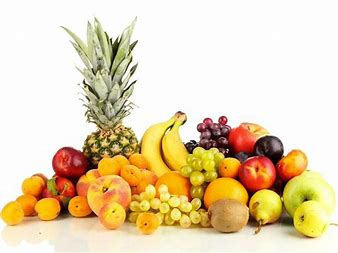
#> input picture Python files/img.jpg, 338 x 253 px, found by its file name
$ python open1.py
#> lines starting #> are read from the running program, lines starting #| are printed output that depends on the picture; after the words box and inside, x2 and y2 are one past the last pixel; in counts of white or black regions, pixels touching at a corner belong together
import sys
import cv2 as cv
import numpy as np
#  Global Variables
DELAY_CAPTION = 1500
DELAY_BLUR = 100
MAX_KERNEL_LENGTH = 31
src = None
dst = None
window_name = 'Smoothing Demo'
def main(argv):
    cv.namedWindow(window_name, cv.WINDOW_AUTOSIZE)
    # Load the source image
    imageName = argv[0] if len(argv) > 0 else 'img.jpg'
    global src
    src = cv.imread(cv.samples.findFile(imageName))
#> src is the input picture: shape (253, 338, 3); mean B, G, R 177, 211.6, 230.2
    if src is None:
        print ('Error opening image')
        print ('Usage: smoothing.py [image_name -- default ../data/lena.jpg] \n')
        return -1
    if display_caption('Original Image') != 0:
        return 0
    global dst
    dst = np.copy(src)
    if display_dst(DELAY_CAPTION) != 0:
        return 0
    # Applying Homogeneous blur
    if display_caption('Homogeneous Blur') != 0:
        return 0

    for i in range(1, MAX_KERNEL_LENGTH, 2):
        dst = cv.blur(src, (i, i))
        if display_dst(DELAY_BLUR) != 0:
            return 0

    # Applying Gaussian blur
    if display_caption('Gaussian Blur') != 0:
        return 0

    for i in range(1, MAX_KERNEL_LENGTH, 2):
        dst = cv.GaussianBlur(src, (i, i), 0)
        if display_dst(DELAY_BLUR) != 0:
            return 0

    # Applying Median blur
    if display_caption('Median Blur') != 0:
        return 0

    for i in range(1, MAX_KERNEL_LENGTH, 2):
        dst = cv.medianBlur(src, i)
        if display_dst(DELAY_BLUR) != 0:
            return 0

    # Applying Bilateral Filter
    if display_caption('Bilateral Blur') != 0:
        return 0

    for i in range(1, MAX_KERNEL_LENGTH, 2):
        dst = cv.bilateralFilter(src, i, i * 2, i / 2)
        if display_dst(DELAY_BLUR) != 0:
            return 0

    #  Done
    display_caption('Done!')
    return 0
def display_caption(caption):
#> called with caption = 'Original Image'
    global dst
    dst = np.zeros(src.shape, src.dtype)
    rows, cols, _ch = src.shape
#> rows = 253; cols = 338
    cv.putText(dst, caption,
                (int(cols / 4), int(rows / 2)),
                cv.FONT_HERSHEY_COMPLEX, 1, (255, 255, 255))
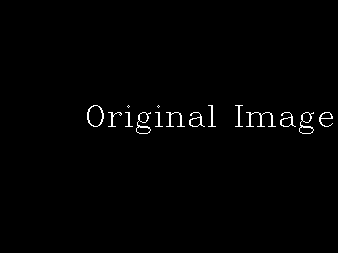
#> dst: shape (253, 338, 3); 1.1% white in thin lines or dots, all inside (x1, y1, x2, y2) = (87, 105, 333, 134)
    return display_dst(DELAY_CAPTION)
def display_dst(delay):
#> called with delay = 1500
    cv.imshow(window_name, dst)
    c = cv.waitKey(delay)
#> (key Esc is pressed here)
    if c >= 0 : return -1
    return 0
if __name__ == "__main__":
    main(sys.argv[1:])
